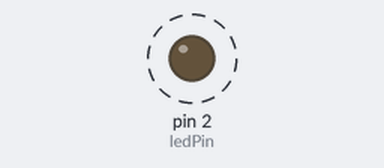
The sketch below on a simulated Arduino Uno, built with avr-gcc and run on an emulated ATmega328P. Parts: output pins drawn as LEDs (lit = HIGH). Dashed ring = blinking. What the sketch prints to the serial monitor is not drawn.

Above: at 0.05 s.
Timing chart, 0 to 3.0 s (numbered marks = the images above):
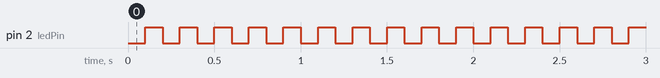

Measured:
- by itself, pin 2 (ledPin): alternates HIGH for 0.10 s and LOW for 0.10 s

The sketch:

blonkfast.ino
```cpp
#include <Arduino.h>

const int ledPin = 2; // Pin D2 on ESP8266
bool ledState = LOW;
unsigned long previousMillis = 0;
const long interval = 100; // 100 milliseconds for fast blink

void setup() {
  // Initialize the LED pin as an output
  pinMode(ledPin, OUTPUT);
  digitalWrite(ledPin, ledState);

  // Initialize Serial communication
  Serial.begin(9600);
}

void loop() {
  unsigned long currentMillis = millis();

  if (currentMillis - previousMillis >= interval) {
    previousMillis = currentMillis;

    // Toggle the LED state
    ledState = !ledState;
    digitalWrite(ledPin, ledState);

    // Send the LED state over UART
    if (ledState) {
      Serial.println('1');
    } else {
      Serial.println('0');
    }
  }
}
```
